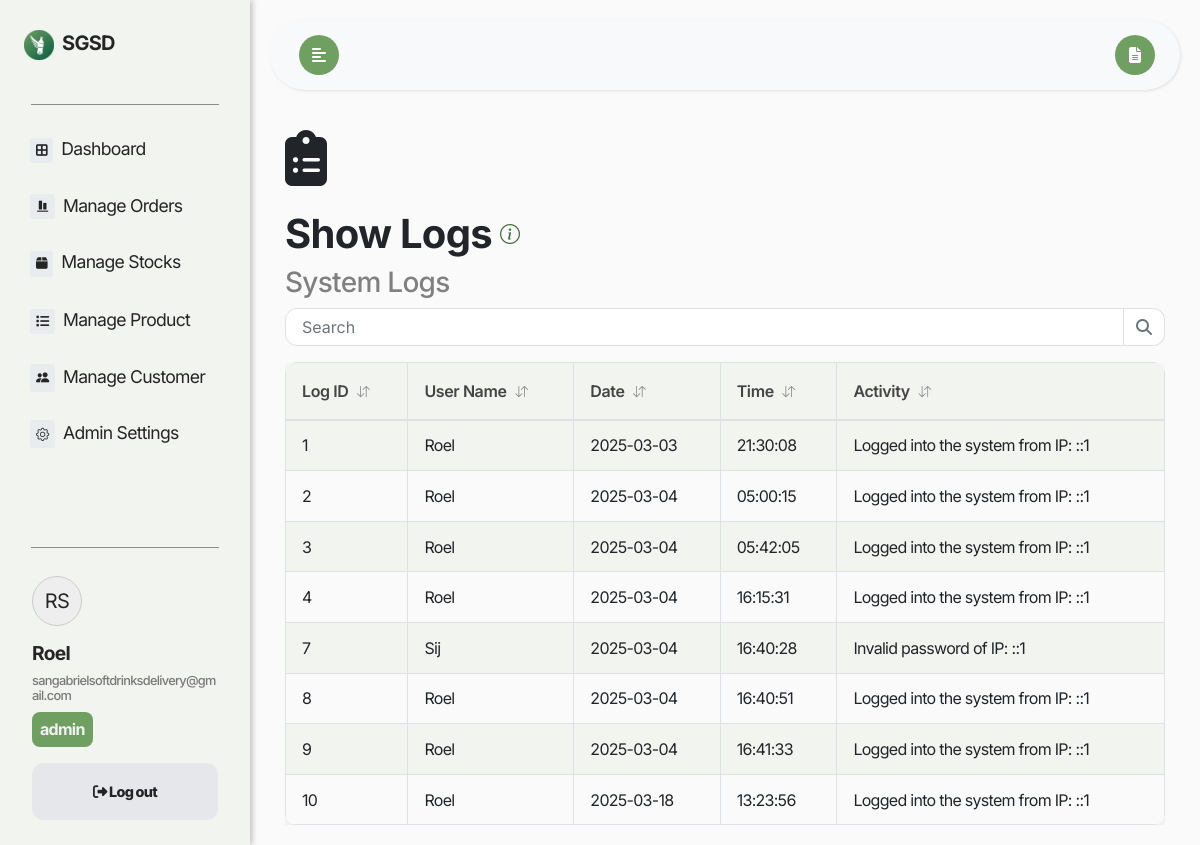
The app's page /Logs/index.php (signed in) with its own data.
### tables this page shows
CREATE TABLE `Users` (
  `User_ID` int(11) NOT NULL,
  `Role` varchar(50) NOT NULL,
  `First_Name` varchar(255) NOT NULL,
  `Last_Name` varchar(255) NOT NULL,
  `Email` varchar(255) NOT NULL,
  `Password_hash` varchar(255) NOT NULL,
  `reset_token_hash` varchar(64) DEFAULT NULL,
  `reset_token_expires_at` datetime DEFAULT NULL,
  `account_activation_hash` varchar(64) DEFAULT NULL
);

CREATE TABLE `Logs` (
  `Log_ID` int(11) NOT NULL,
  `User_ID` int(11) DEFAULT NULL,
  `User_Full_Name` varchar(255) DEFAULT NULL,
  `Order_ID` int(11) DEFAULT NULL,
  `Date` date DEFAULT NULL,
  `Time` time DEFAULT NULL,
  `Activity` varchar(255) DEFAULT NULL
);

### check_session.php (called while the page is built, shortened)
<?php
require_once('../dbconnect.php');
$user_email = $_SESSION['email'];
$sql = "SELECT User_ID, First_Name, Email, Role FROM Users WHERE Email = ?";
$stmt = $conn->prepare($sql);
$stmt->bind_param("s", $user_email);
$stmt->execute();
$result = $stmt->get_result();
$row = $result->fetch_assoc();
$user_role = $row['Role'];
?>

### Logs/index.php (the view, shortened to what this page needs)
<?php
include('../check_session.php');
include '../dbconnect.php';
$user_email = $_SESSION['email'];
$query = "SELECT First_Name, Last_Name FROM Users WHERE Email = ?";
$stmt = $conn->prepare($query);
$stmt->bind_param("s", $user_email);
$stmt->execute();
$stmt->bind_result($user_first_name, $user_last_name);
$query = "SELECT Logs.Log_ID,
                 Users.First_Name AS First_Name,
                 Logs.Date,
                 Logs.Time,
                 Logs.Activity
          FROM Logs
          INNER JOIN Users ON Logs.User_ID = Users.User_ID";
$result = $conn->query($query);
?>
<!DOCTYPE html>
<html lang="en">
<head>
    <link rel="stylesheet" href="https://cdn.jsdelivr.net/npm/bootstrap@4.6.0/dist/css/bootstrap.min.css">
    <link rel="stylesheet" href="https://cdnjs.cloudflare.com/ajax/libs/font-awesome/5.15.3/css/all.min.css">
    <link href='https://unpkg.com/boxicons@2.1.4/css/boxicons.min.css' rel='stylesheet'>
    <link rel="stylesheet" href="https://cdn.jsdelivr.net/npm/bootstrap-icons@1.11.3/font/bootstrap-icons.min.css">
    <link rel="stylesheet" href="https://cdnjs.cloudflare.com/ajax/libs/font-awesome/6.2.0/css/all.min.css">
    <link rel="stylesheet" href="https://cdn.jsdelivr.net/npm/bootstrap-icons@1.3.0/font/bootstrap-icons.css">
    <link rel="stylesheet" href="../style/styles.css">
</head>
<body>
<div class="wrapper">
    <nav id="sidebar">
        <div class="sidebar-header mt-4 mb-4">
            <div class="d-flex justify-content-between align-items-center">
                <a class="navbar-brand m-0 p-1" href="#">
                <img src="../logo.png" alt="SGSD Logo" width="30" height="30" class="mr-1"> SGSD
                </a>
            </div>
        </div>
        <hr class="line">
        <ul class="list-unstyled components p-0">
            <li>
                <a href="../Dashboard" class="sidebar-items-a">
                    <i class="fa-solid fa-border-all" style="font-size:13.28px; background-color: #e8ecef; padding: 6px; border-radius: 3px;"></i>
                    <span>&nbsp;Dashboard</span>
                </a>
            </li>
            <?php if ($user_role !== 'driver') :
            ?>
                <li>
                    <a href="../ManageOrders">
                        <i class="bx bxs-objects-vertical-bottom" style="font-size:13.28px; background-color: #e8ecef; padding: 6px; border-radius: 3px;"></i>
                        <span>&nbsp;Manage Orders</span>
                    </a>
                </li>
            <?php endif; ?>
            <?php if ($user_role === 'admin' || $user_role === 'staff') :
            ?>
                <li>
                    <a href="../ManageStocks">
                        <i class="fa-solid fa-box" style="font-size:13.28px; background-color: #e8ecef; padding: 6px; border-radius: 3px;"></i>
                        <span>&nbsp;Manage Stocks</span>
                    </a>
                </li>
                <li>
                    <a href="../ManageProducts">
                        <i class="fa-solid fa-list" style="font-size:13.28px; background-color: #e8ecef; padding: 6px; border-radius: 3px;"></i>
                        <span>&nbsp;Manage Product</span>
                    </a>
                </li>
            <?php endif; ?>
            <?php if ($user_role === 'admin') :
            ?>
                <li>
                    <a href="../ManageCustomers">
                        <i class="bi bi-people-fill" style="font-size:13.28px; background-color: #e8ecef; padding: 6px; border-radius: 3px;"></i>
                        <span>&nbsp;Manage Customer</span>
                    </a>
                </li>
                <li>
                    <a href="../AdminSettings">
                        <i class="bi bi-gear" style="font-size:13.28px; background-color: #e8ecef; padding: 6px; border-radius: 3px;"></i>
                        <span>&nbsp;Admin Settings</span>
                    </a>
                </li>
            <?php endif; ?>
        </ul>
        <div class="sidebar-spacer"></div>
        <hr class="line">
        <ul class="list-unstyled CTAs pt-0 mb-0 sidebar-bottom">
            <li class="sidebar-username pb-2">
                <div class="align-items-center">
                    <div class="profile-initials rounded-circle d-flex align-items-center justify-content-center mb-3" style="width: 50px; height: 50px; border: 1px solid #ccc; background-color: #eee; font-size: 20px;">
                        <?php
                            echo strtoupper(substr($user_first_name, 0, 1) . substr($user_last_name, 0, 1));
                        ?>
                    </div>
                    <div>
                        <h1><?php echo htmlspecialchars($user_first_name); ?></h1>
                        <h2><?php echo htmlspecialchars($user_email); ?></h2>
                        <h5 style="font-size: 1em; background-color: #6fa062; color: #F2f2f2; font-weight: 700; padding: 8px; border-radius: 8px; width: fit-content;"><?php echo htmlspecialchars($user_role); ?></h5>
                    </div>
                </div>
            </li>
            <li>
                <a href="#" class="logout">
                <i class="fa-solid fa-sign-out-alt"></i>
                <span>Log out</span>
                </a>
            </li>
        </ul>
    </nav>
    <div id="content">
    <nav class="navbar navbar-expand-lg navbar-light bg-light" id="mainNavbar">
            <div class="container-fluid">
                <button type="button" id="sidebarCollapse" class="btn btn-info ml-1" data-toggle="tooltip" data-placement="bottom" title="Toggle Sidebar">
                    <i class="fas fa-align-left"></i>
                </button>
                <button class="btn btn-dark d-inline-block ml-auto" type="button" id="manualButton" data-toggle="tooltip" data-placement="bottom" title="View Manual">
                    <i class="fas fa-file-alt"></i>
                </button>
            </div>
        </nav>
        <div class="container mt-4">
            <div class="pb-4">
            <i class="fa-solid fa-clipboard-list" style="font-size:56px;"></i>
            </div>
            <div class="d-flex align-items-center">
                <h1><b>Show Logs</b></h1>
                <i class="bi bi-info-circle pl-2 pb-2" style="font-size: 20px; color:rgb(74, 109, 65); font-weight: bold;" data-toggle="tooltip" data-placement="top" title="This page audits and tracks user activity."></i>
            </div>
            <h3 style="color: gray;">System Logs</h3>
            <div class="d-flex align-items-center justify-content-between mb-3">
            <div class="input-group">
                <input type="search" class="form-control" placeholder="Search" aria-label="Search" id="searchInput">
                <button class="btn btn-outline-secondary" type="button" id="search">
                <i class="fa fa-search"></i>
                </button>
            </div>
            </div>
            <div style="max-height: 750px; overflow-y: auto; overflow-x: hidden;">
            <div class="table-responsive d-none d-md-block">
            <table class="table table-striped table-bordered" id="logsTable">
                <thead>
                <tr>
                    <th onclick="sortTable(0)">Log ID <i class="bi bi-arrow-down-up"></i></th>
                    <th onclick="sortTable(1)">User Name <i class="bi bi-arrow-down-up"></i></th>
                    <th onclick="sortTable(3)">Date <i class="bi bi-arrow-down-up"></i></th>
                    <th onclick="sortTable(4)">Time <i class="bi bi-arrow-down-up"></i></th>
                    <th onclick="sortTable(5)">Activity <i class="bi bi-arrow-down-up"></i></th>
                </tr>
                </thead>
                <tbody>
                <?php if (mysqli_num_rows($result) > 0): ?>
                    <?php while ($row = mysqli_fetch_assoc($result)): ?>
                    <tr>
                        <td><?php echo $row['Log_ID']; ?></td>
                        <td><?php echo $row['First_Name']; ?></td>
                        <td><?php echo $row['Date']; ?></td>
                        <td><?php echo $row['Time']; ?></td>
                        <td><?php echo $row['Activity']; ?></td>
                    </tr>
                    <?php endwhile; ?>
                <?php else: ?>
                    <tr>
                    <td colspan="6">No logs found.</td>
                    </tr>
                <?php endif; ?>
                </tbody>
            </table>
            </div>
        </div>
        </div>
        </div>
    </div>

### style/styles.css (style rules this page uses)
a.logout { display: flex; justify-content: center; align-items: center; text-align: center; width: 186px; font-weight: 800; border-radius: 12px !important; padding: 18px !important; background: #e5e7eb; color: #242424; margin: 0 auto; }
#sidebar { display: flex; flex-direction: column; min-height: 100vh; overflow-y: auto; overflow-x: hidden; }
.sidebar-spacer { flex-grow: 1; }
.sidebar-bottom { margin-top: auto; }
#searchInput { border-top-left-radius: 12px; border-bottom-left-radius: 12px; }
#search { border-top-right-radius: 12px; border-bottom-right-radius: 12px; }
.input-group .form-control { border-radius: 10px 0 0 10px; border: 1px solid #dee2e6; padding: 0.6rem 1rem; transition: all 0.3s; }
.input-group .btn-outline-secondary { border-radius: 0 10px 10px 0; border: 1px solid #dee2e6; border-left: none; background-color: #fff; color: #6c757d; transition: all 0.3s; }
.form-control { border-radius: 10px; padding: 0.75rem 1rem; border: 1px solid #ced4da; transition: all 0.3s ease; }

### Logs/index.php (style rules this page uses)
body { font-family: 'Inter', sans-serif !important; background: #fafafa; letter-spacing: -0.045em; }
a, a:hover, a:focus { color: inherit; text-decoration: none; transition: all 0.3s; }
.navbar { padding: 15px 10px; background: #fff; border: none; border-radius: 0; margin-bottom: 40px; box-shadow: 1px 1px 3px rgba(0, 0, 0, 0.1); }
.wrapper { display: flex; width: 100%; align-items: stretch; }
#sidebar { min-width: 250px; max-width: 250px; background: #f2f4f0; color: #252525; transition: all 0.3s; box-shadow: 2px 0 6px rgba(0, 0, 0, 0.25); }
#sidebar { display: flex; flex-direction: column; min-height: 100vh; }
.sidebar-spacer { flex-grow: 1; }
.sidebar-bottom { margin-top: auto; }
#sidebar .sidebar-header { padding: 0px 20px; background: #f2f4f0; }
#sidebar ul.components { padding: 20px 0; }
#sidebar ul li a { padding: 15px 30px; font-size: 1.1em; display: block; transition: transform 0.3s; }
ul.CTAs { padding: 20px; }
ul.CTAs a { text-align: center; font-size: 0.9em !important; display: block; border-radius: 5px; margin-bottom: 5px; }
#manualButton, #sidebarCollapse { background: #6fa062; border: none; cursor: pointer; border-radius: 24px; width: 40px; height: 40px; transition: transform 0.3s; }
#sidebarNavbar, #mainNavbar { border-radius: 36px; box-shadow: 1px 1px 3px rgba(0, 0, 0, 0.1); }
hr.line { border-top: 1px solid #8a8d8b; width: 75%; }
.sidebar-header { font-weight: 700; letter-spacing: -0.045em; }
.sidebar-username { padding: 12px; letter-spacing: -0.045em !important; white-space: normal; word-wrap: break-word; overflow-wrap: break-word; }
.sidebar-username h1 { width: 75%; font-size: 1.2em !important; font-weight: 700; }
.sidebar-username h2 { font-size: 0.8em; color: #797979; }
#content { width: 100%; padding: 20px; min-height: 100vh; transition: all 0.3s; }
.table-striped>tbody>tr:nth-child(odd)>td, .table-striped>tbody>tr:nth-child(odd)>th { background-color: #f2f4f0; }
.table-responsive { border-radius: 12px; overflow: hidden; box-shadow: 0 4px 12px rgba(0,0,0,0.08); }
.table { margin-bottom: 0; }
.table thead th { background-color: #f2f4f0; color: #444; font-weight: 600; border-bottom: 2px solid #dee2e6; cursor: pointer; padding: 1rem; letter-spacing: -0.025em; position: relative; transition: background-color 0.3s; }
.table thead th i { font-size: 0.8rem; margin-left: 5px; opacity: 0.6; }
.table tbody tr { transition: background-color 0.2s; }
.table td { padding: 0.8rem 1rem; vertical-align: middle; }

### records on screen
users: First_Name+Last_Name "RS", First_Name "Roel", Role "admin"
logs: Log_ID "1", User_ID.First_Name "Roel", Date "2025-03-03", Time "21:30:08", Activity "Logged into the system from IP: ::1"
logs: Log_ID "2", User_ID.First_Name "Roel", Date "2025-03-04", Time "05:00:15", Activity "Logged into the system from IP: ::1"
logs: Log_ID "3", User_ID.First_Name "Roel", Date "2025-03-04", Time "05:42:05", Activity "Logged into the system from IP: ::1"
logs: Log_ID "4", User_ID.First_Name "Roel", Date "2025-03-04", Time "16:15:31", Activity "Logged into the system from IP: ::1"
logs: Log_ID "7", User_ID.First_Name "Sij", Date "2025-03-04", Time "16:40:28", Activity "Invalid password of IP: ::1"
logs: Log_ID "8", User_ID.First_Name "Roel", Date "2025-03-04", Time "16:40:51", Activity "Logged into the system from IP: ::1"
logs: Log_ID "9", User_ID.First_Name "Roel", Date "2025-03-04", Time "16:41:33", Activity "Logged into the system from IP: ::1"
logs: Log_ID "10", User_ID.First_Name "Roel", Date "2025-03-18", Time "13:23:56", Activity "Logged into the system from IP: ::1"

### other values on screen
$user_email "sangabrielsoftdrinksdelivery@gmail.com"
